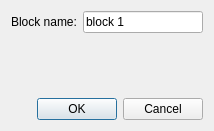
<?xml version="1.0" encoding="UTF-8"?>
<ui version="4.0">
 <class>BlockDialog</class>
 <widget class="QDialog" name="BlockDialog">
  <property name="windowModality">
   <enum>Qt::ApplicationModal</enum>
  </property>
  <property name="geometry">
   <rect>
    <x>0</x>
    <y>0</y>
    <width>214</width>
    <height>131</height>
   </rect>
  </property>
  <property name="windowTitle">
   <string>Block Data</string>
  </property>
  <property name="windowIcon">
   <iconset>
    <normaloff>EditBlock/EditBlock.svg</normaloff>EditBlock/EditBlock.svg</iconset>
  </property>
  <layout class="QVBoxLayout" name="verticalLayout">
   <item>
    <layout class="QFormLayout" name="formLayout">
     <item row="0" column="0">
      <widget class="QLabel" name="label">
       <property name="text">
        <string>Block name:</string>
       </property>
      </widget>
     </item>
     <item row="0" column="1">
      <widget class="QLineEdit" name="BlockName">
       <property name="text">
        <string>block 1</string>
       </property>
      </widget>
     </item>
    </layout>
   </item>
   <item>
    <widget class="QLabel" name="Message">
     <property name="text">
      <string notr="true"/>
     </property>
     <property name="textFormat">
      <enum>Qt::RichText</enum>
     </property>
    </widget>
   </item>
   <item>
    <widget class="QDialogButtonBox" name="ButtonBox">
     <property name="orientation">
      <enum>Qt::Horizontal</enum>
     </property>
     <property name="standardButtons">
      <set>QDialogButtonBox::Cancel|QDialogButtonBox::Ok</set>
     </property>
    </widget>
   </item>
  </layout>
 </widget>
 <resources/>
 <connections>
  <connection>
   <sender>ButtonBox</sender>
   <signal>accepted()</signal>
   <receiver>BlockDialog</receiver>
   <slot>accept()</slot>
   <hints>
    <hint type="sourcelabel">
     <x>248</x>
     <y>254</y>
    </hint>
    <hint type="destinationlabel">
     <x>157</x>
     <y>274</y>
    </hint>
   </hints>
  </connection>
  <connection>
   <sender>ButtonBox</sender>
   <signal>rejected()</signal>
   <receiver>BlockDialog</receiver>
   <slot>reject()</slot>
   <hints>
    <hint type="sourcelabel">
     <x>316</x>
     <y>260</y>
    </hint>
    <hint type="destinationlabel">
     <x>286</x>
     <y>274</y>
    </hint>
   </hints>
  </connection>
 </connections>
</ui>
